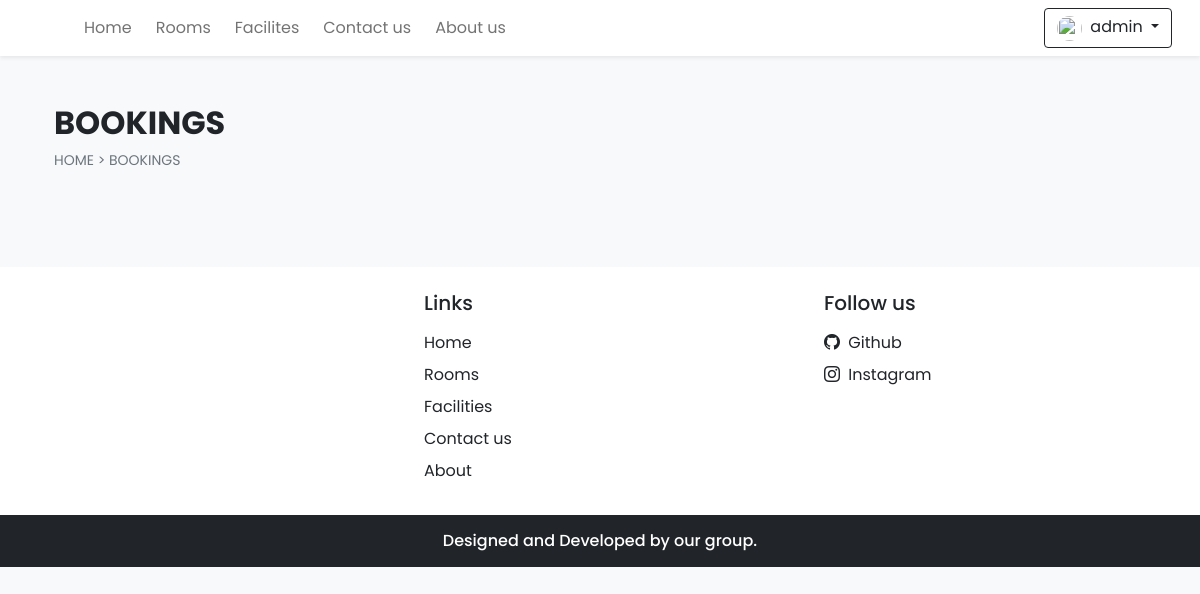
The app's page /bookings.php (signed in), older data.
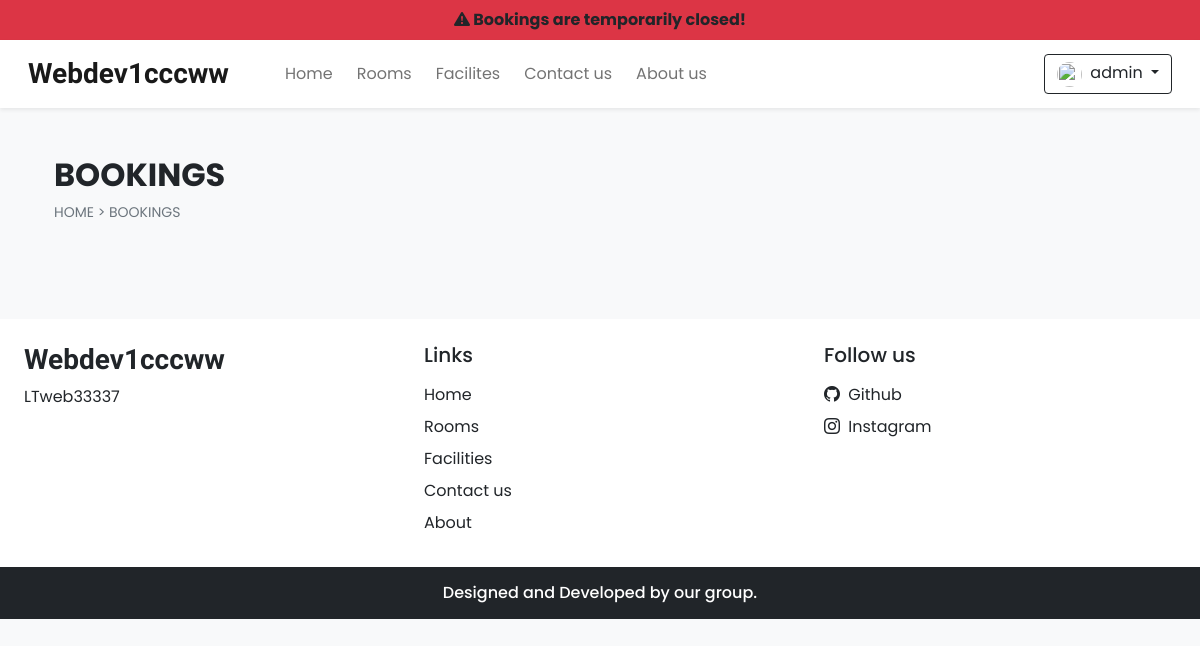
The same page, newer data.
### tables this page shows
CREATE TABLE `settings` (
  `sr_no` int(11) NOT NULL,
  `site_title` varchar(50) NOT NULL,
  `site_about` varchar(150) NOT NULL,
  `shutdown` tinyint(1) NOT NULL
);

### admin/inc/db_config.php (called while the page is built, shortened)
<?php
function select($sql, $values, $datatypes)
{
    $con = $GLOBALS['con'];
    if ($stmt = mysqli_prepare($con, $sql)) {
        mysqli_stmt_bind_param($stmt, $datatypes, ...$values);
        if (mysqli_stmt_execute($stmt)) {
            $res = mysqli_stmt_get_result($stmt);
            return $res;
        } else {
            mysqli_stmt_close($stmt);
            die("Query cannot be executed - Select");
        }
    } else {
        die("Query cannot be prepared - Select");
    }
}
?>

### bookings.php (the view, shortened to what the changed rows need)
<!DOCTYPE html>
<html lang="vi">
<head>
    <?php require('inc/links.php');?>
    <link rel="stylesheet" href="https://cdn.jsdelivr.net/npm/swiper@10/swiper-bundle.min.css"/>
</head>
<body class="bg-light">
    <?php
        require('inc/header.php');
    ?>
    <div class="container">
        <div class="row">
            <div class="col-12 my-5  px-4">
                <h2 class="fw-bold ">BOOKINGS</h2>
            </div>
        </div>
    </div>
    <?php require('inc/footer.php');?>
</body>
</html>

### inc/links.php (shortened to what the changed rows need)
<link href="https://cdn.jsdelivr.net/npm/bootstrap@5.0.2/dist/css/bootstrap.min.css" rel="stylesheet">
<link rel="stylesheet" href="https://cdn.jsdelivr.net/npm/bootstrap-icons@1.11.1/font/bootstrap-icons.css">
<link rel="stylesheet" href="css/common.css">
<?php
    require('admin/inc/db_config.php');
    $settings_q = "SELECT * FROM `settings` WHERE `sr_no`=?";
    $values = [1];
    $settings_r = mysqli_fetch_assoc(select($settings_q, $values,'i'));
    if($settings_r['shutdown'])
    {
        echo<<<alertbar
            <div class = 'bg-danger text-center p-2 fw-bold'>
                <i class="bi bi-exclamation-triangle-fill"></i>
                Bookings are temporarily closed!
            </div>
        alertbar;
    }
?>

### inc/header.php (shortened to what the changed rows need)
<nav id="nav-bar" class="navbar navbar-expand-lg navbar-light bg-white px-lg-3 py-lg-2 shadow-sm sticky-top">
    <div class="container-fluid">
        <a class="navbar-brand me-5 fw-bold fs-3 h-font" href="index.php"><?php echo $settings_r['site_title'] ?></a>
        <div class="collapse navbar-collapse" id="navbarSupportedContent">
        <ul class="navbar-nav me-auto mb-2 mb-lg-0">
        </ul>
        <div class="d-flex">
        </div>
        </div>
    </div>
</nav>

### inc/footer.php (shortened to what the changed rows need)
<div class="container-fluid bg-white mt-5">
    <div class="row">
        <div class="col-lg-4 p-4">
            <h3 class="h-font fw-bold fs-3 mb-2"><?php echo $settings_r['site_title'] ?></h3>
            <p>
                <?php echo $settings_r['site_about'] ?>
            </p>
        </div>
    </div>
</div>

Row changes from the older to the newer data that the page shows:
added settings: site_title "Webdev1cccww", site_about "LTweb33337"
Text that changed along with them:
text now shown: "Bookings are temporarily closed!"
